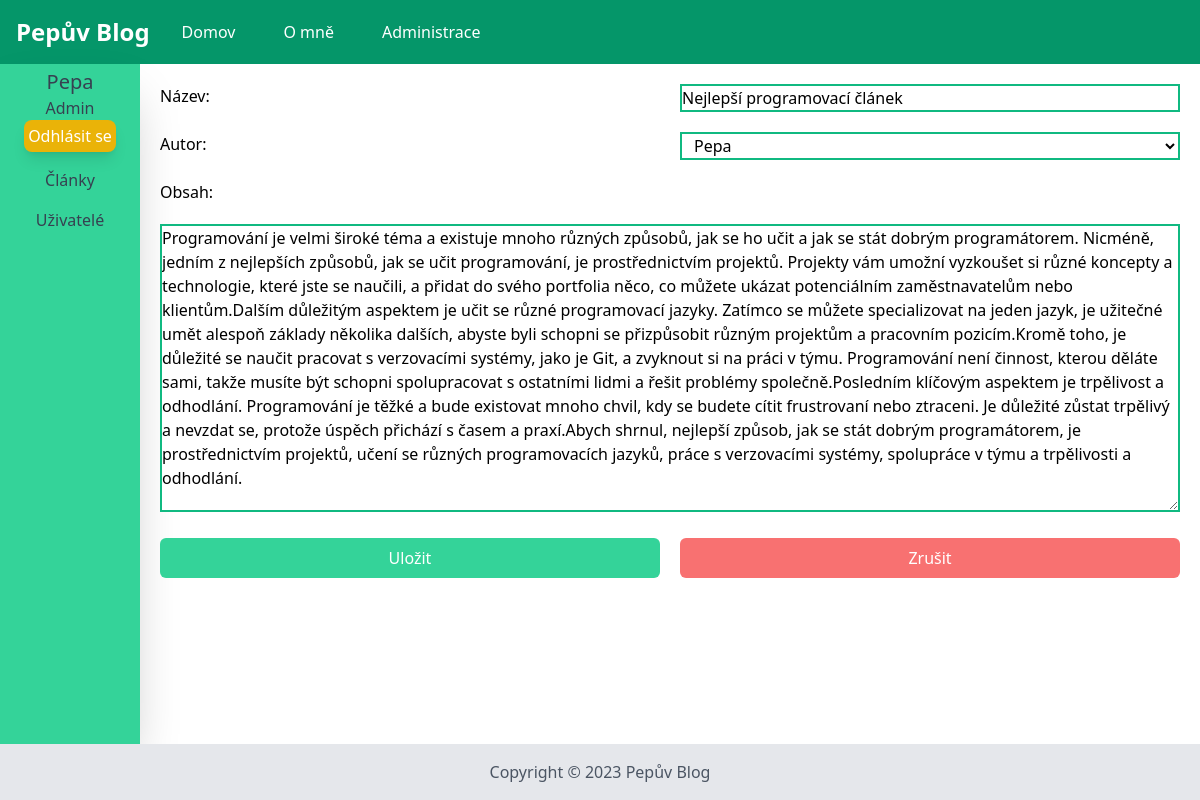
/admin/article/edit/1 (signed in), run on an earlier commit of the app's database.
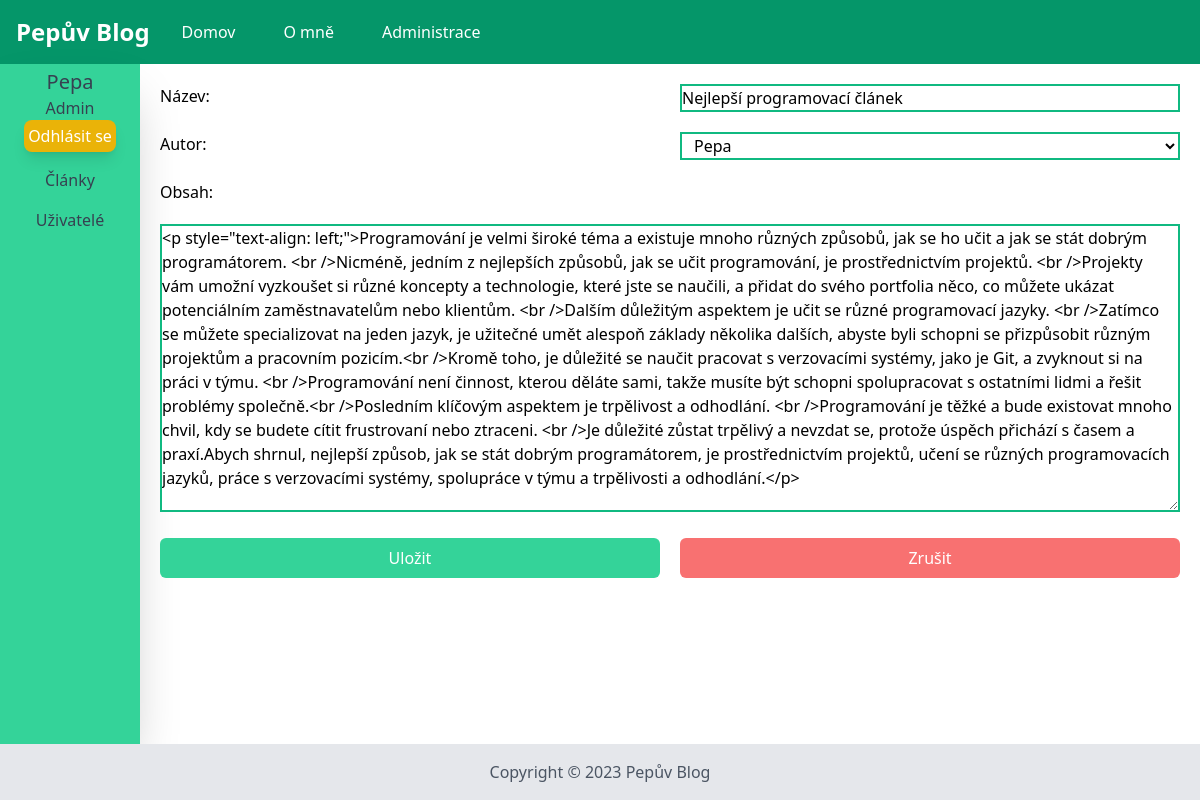
And on a later commit of the database.
### app.py (models this page shows, shortened)
class Article(db.Model):
    id = db.Column(db.Integer, primary_key=True)
    title = db.Column(db.String, nullable=False)
    content = db.Column(db.String, nullable=False)
    author_id = db.Column(db.Integer, db.ForeignKey('user.id'), nullable=False)
    date_created = db.Column(db.DateTime, default=datetime.utcnow)
    views = db.Column(db.Integer, default=0)
    reviews = db.Column(db.Integer, default=0)

### app.py (the view, shortened to what this page needs)
@app.route("/admin/article/edit/<int:id>", methods=["GET","POST"])
@app.route("/admin/article/edit", methods=["GET","POST"])
@login_required
def edit_article(id=None):
    if id:
        article = Article.query.filter_by(id=id).first()
    else:
        article = Article()
    users = User.query.all()
    if request.method == 'GET':
        return render_template("admin_article_edit.html",article=article,users=users)

### app.py (called while the page is built)
@login_manager.user_loader
def load_user(user_id):
    return User.query.get(int(user_id))

### templates/admin_article_edit.html (shortened to what this page needs)
{% extends 'admin_base.html' %}
{% block admin_body %}
<form class="grid grid-cols-2 items-top gap-5 p-5" method="post">
  <label>Název:</label>
  {% if article.title!=None %}
  <input name="title" class="border-emerald-500 border-2" value="{{article.title}}" required />
  {% else %}
  <input name="title" class="border-emerald-500 border-2" required />
  {% endif %}
  <label>Autor:</label>
  <select name="author_id" class="border-emerald-500 border-2 px-2 bg-white">
    {% for user in users %}
    <option value="{{ user.id }}">{{ user.login }}</option>
    {% endfor %}
  </select>
  <label class="col-span-2">Obsah:</label>
  <div class="col-span-2">
  {% if article.content != None %}
  <textarea id="editor" name="content" class="col-span-2 h-72 border-emerald-500 border-2 w-full"
    style="min-height: 250px;">{{article.content}}</textarea>
    {% else %}
    <textarea id="editor" name="content" class="col-span-2 h-72 border-emerald-500 border-2 w-full"
    style="min-height: 250px;"></textarea>
    {% endif %}
  </div>
  <input type="submit" class=" bg-emerald-400 text-white p-2 rounded-md cursor-pointer hover:bg-emerald-500"
    value="Uložit" />
  <button class="text-center bg-red-400 text-white p-2 rounded-md cursor-pointer hover:bg-red-500"
    id="cancel">Zrušit</button>
</form>
{% endblock %}

What changed in the data, as far as the page shows it:
changed Article "Nejlepší programovací článek": content "Programování je velmi široké téma a existuje mnoho různých způsobů, jak se ho učit a jak se stát dobrým programátorem. Nicméně, jedním z nejlepších způsobů, jak se učit programování, je prostřednictvím projektů. Projekty vám umožní vyzkoušet si různé koncepty a technologie, které jste se naučili, a přidat do svého portfolia něco, co můžete ukázat potenciálním zaměstnavatelům nebo klientům.Dalším důležitým aspektem je učit se různé programovací jazyky. Zatímco se můžete specializovat na jeden jazyk, je užitečné umět alespoň základy několika dalších, abyste byli schopni se přizpůsobit různým projektům a pracovním pozicím.Kromě toho, je důležité se naučit pracovat s verzovacími systémy, jako…" → "<p style=\"text-align: left;\">Programování je velmi široké téma a existuje mnoho různých způsobů, jak se ho učit a jak se stát dobrým programátorem. <br />Nicméně, jedním z nejlepších způsobů, jak se učit programování, je prostřednictvím projektů. <br />Projekty vám umožní vyzkoušet si různé koncepty a technologie, které jste se naučili, a přidat do svého portfolia něco, co můžete ukázat potenciálním zaměstnavatelům nebo klientům. <br />Dalším důležitým aspektem je učit se různé programovací jazyky. <br />Zatímco se můžete specializovat na jeden jazyk, je užitečné umět alespoň základy několika dalších, abyste byli schopni se přizpůsobit různým projektům a pracovním pozicím.<br />Kromě toho,…"
